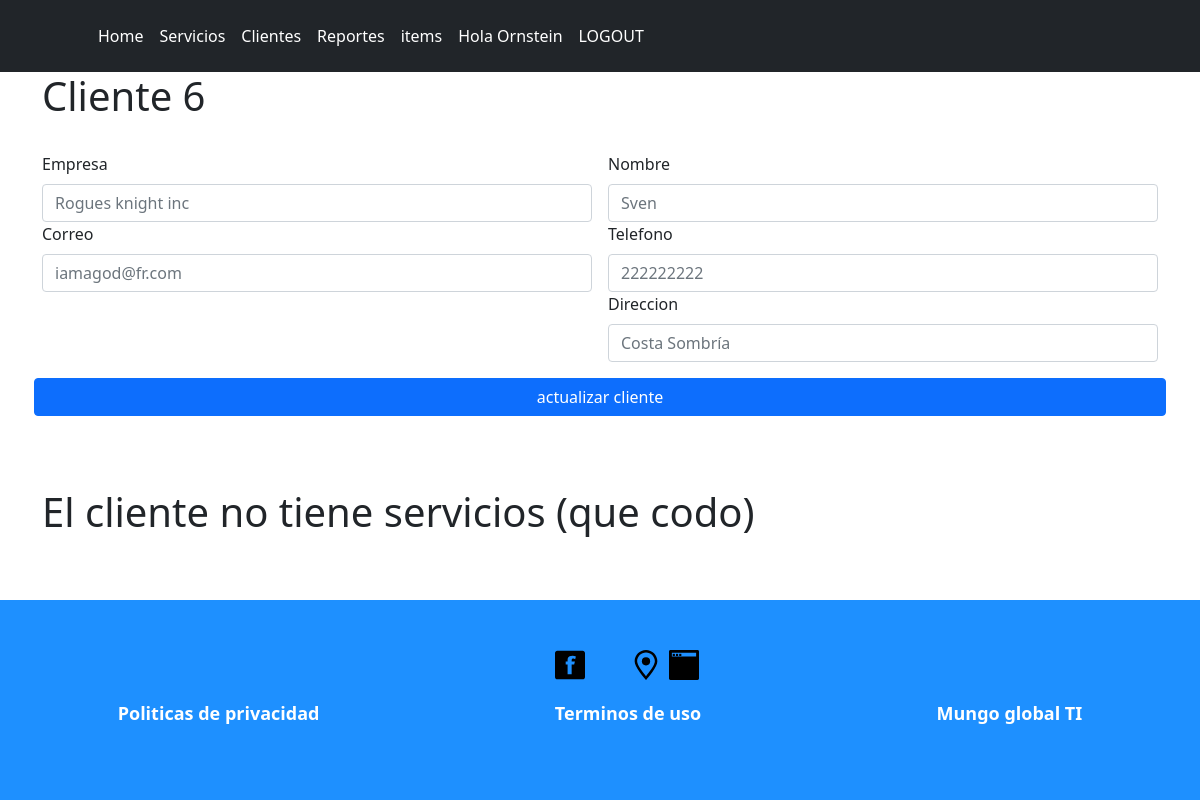
/clients/update_client/6 (signed in), run on an earlier commit of the app's database.
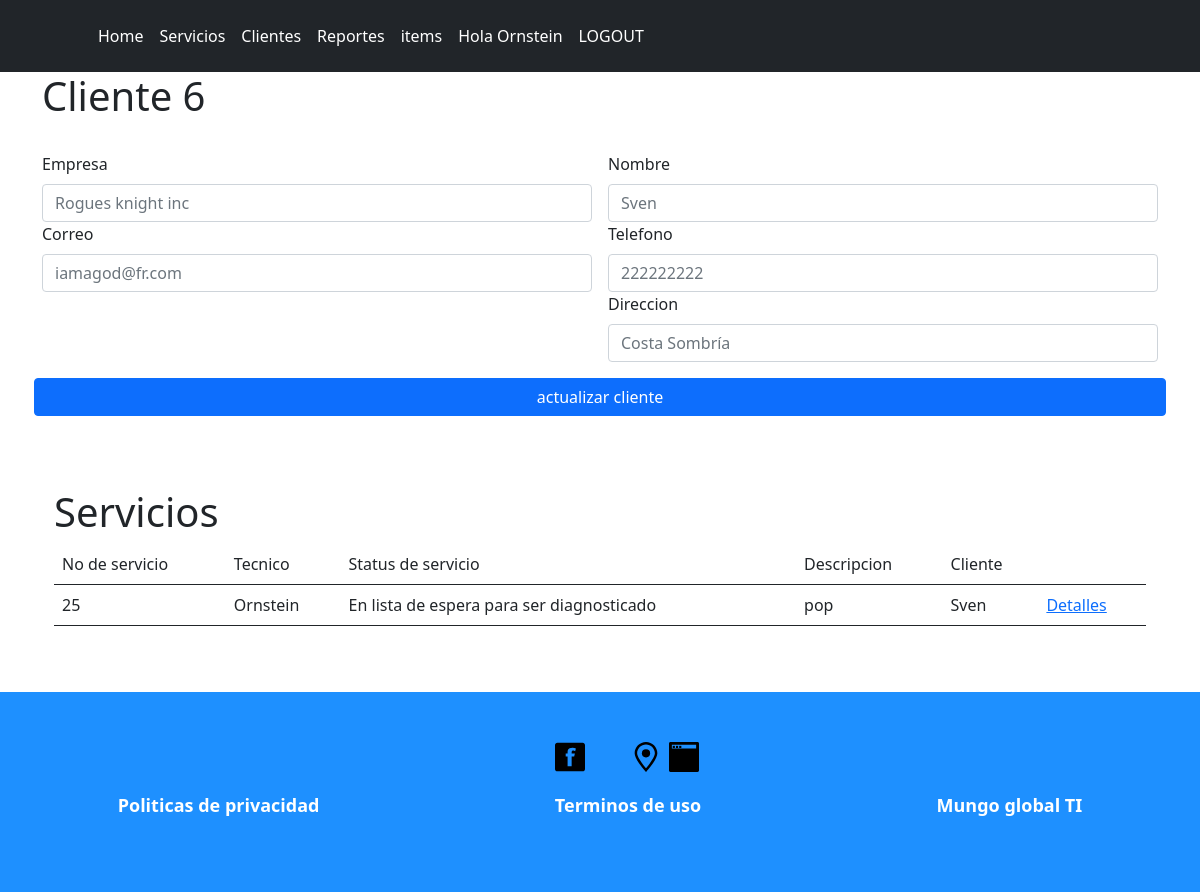
And on a later commit of the database.
### feed/models.py (models this page shows, shortened)
class Service(models.Model):
    user = models.ForeignKey(User, on_delete = models.CASCADE)
    service_type = models.ForeignKey(TypeOfService, on_delete = models.DO_NOTHING)
    type_of_product = models.ForeignKey(TypeOfProduct, on_delete = models.DO_NOTHING)
    client = models.ForeignKey(Client, on_delete = models.CASCADE)
    status = models.ForeignKey(Status, on_delete = models.DO_NOTHING)
    model = models.CharField(max_length = 200, blank = True)
    serial_number = models.CharField(max_length = 200, blank = True)
    accesories = models.CharField(max_length = 200, blank = True)
    failure = models.TextField()
    is_working = models.BooleanField()
    is_damaged = models.BooleanField()
    is_complete = models.BooleanField()
    service_reference = models.CharField(max_length = 200)
    service_price = models.DecimalField(max_digits = 9, decimal_places = 2)
    client_pass = models.CharField(max_length = 200, unique = True)
    created = models.DateTimeField(auto_now_add = True)
    updated = models.DateTimeField(auto_now = True)

class Status(models.Model):
    name = models.CharField(max_length = 200, unique = True)
    created = models.DateTimeField(auto_now_add = True)
    updated = models.DateTimeField(auto_now = True)
    def __str__(self):
        return self.name

class Client(models.Model):
    name = models.CharField(max_length = 200)
    company_name = models.CharField(max_length = 200, blank = True)
    email = models.CharField(max_length = 200, blank = True, unique = True)
    phonenumber = models.CharField(max_length = 200, blank = True)
    adress = models.TextField(blank = True)
    created = models.DateTimeField(auto_now_add = True)
    updated = models.DateTimeField(auto_now = True)
    def __str__(self):
        return self.name

### feed/views.py (the view, shortened to what this page needs)
# urls.py: path("clients/update_client/<int:client_id>", views.update_client, name = "update_client"),
def update_client(request, client_id):
    saved_count = 0
    client = Client.objects.get(pk = client_id)
    all_client_services = Service.objects.filter(client_id = client)
    return render(request, 'feed/update_client.html', {
        "client" : client,
        "all_client_services": all_client_services
    })

### feed/templates/feed/update_client.html (shortened to what this page needs)
{% extends 'feed/index.html' %}
{% block content %}
{% if user.is_authenticated %}
<div class="container">
    <h1>Cliente {{ client.id }}</h1>
    <br>
    <form class="row g-3" method="POST" action="{% url 'update_client' client.id  %}">
        <div class="col-md-6">
            <div>
                <label for="inputEmail4" class="form-label">Empresa</label>
                <input type="text" class="form-control" id="inputEmail4" placeholder="{{client.company_name}}" name="company_name" >
            </div>
            <div>
                <label for="inputEmail4" class="form-label">Correo</label>
                <input type="email" class="form-control" id="inputEmail4" placeholder="{{client.email}}" name="email">
            </div>
        </div>
        <div class="col-md-6">
            <div>
                <label for="inputEmail4" class="form-label">Nombre</label>
                <input type="text" class="form-control" id="inputEmail4" placeholder="{{client.name}}" name="name">
            </div>
            <div>
                <label for="inputEmail4" class="form-label">Telefono</label>
                <input type="text" class="form-control" id="inputEmail4" placeholder="{{client.phonenumber}}" name="phonenumber">
            </div>
            <div>
                <label for="inputEmail4" class="form-label">Direccion</label>
                <input type="text" class="form-control" id="inputEmail4" placeholder="{{client.adress}}" name="adress">
            </div>
        </div>
        <button type="submit" class="btn btn-primary">actualizar cliente</button>
    </form>
<br><br><br>
{% if all_client_services %}
    <div class="container-fluid">
        <h1>Servicios</h1>
        <table class="table">
            <thead>
                <tr>
                    <th scope="col">No de servicio</th>
                    <th scope="col">Tecnico</th>
                    <th scope="col">Status de servicio</th>
                    <th scope="col">Descripcion</th>
                    <th scope="col">Cliente</th>
                    <th scope="col"></th>
                    </tr>
            </thead>
            <tbody>
                {% for service in all_client_services  %}
                <tr>
                    <th scope="row">{{ service.id }} </th>
                    <td>{{ service.user }} </td>
                    <td>{{ service.status }} </td>
                    <td>{{ service.failure }} </td>
                    <td>{{ service.client }} </td>
                    <td><a href=""><a href="service_detail/{{service.id}}/">Detalles</a></td>
                </tr>
                {% endfor %}
                </tbody>
        </table>
    </div>
{% else %}
    <h1>El cliente no tiene servicios (que codo)</h1>
{% endif %}
</div>
{% else %}
    <h1>Inicia Sesion</h1>
{% endif %}
{% endblock %}

What changed in the data, as far as the page shows it:
added Service: id "25", user "Ornstein", status "En lista de espera para ser diagnosticado", failure "pop", client "Sven"
Also different on the page:
text no longer shown: "El cliente no tiene servicios (que codo)"
text now shown: "Servicios No de servicio Tecnico Status de servicio Descripcion Cliente"
